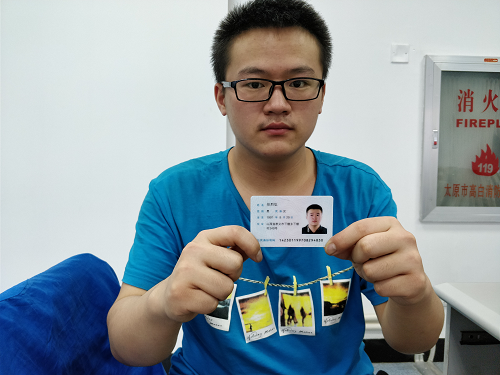
#> input picture face-recognition/dataset/me.png, 500 x 375 px
$ python show_picture_rect.py
#> lines starting #> are read from the running program, lines starting #| are printed output that depends on the picture; after the words box and inside, x2 and y2 are one past the last pixel; in counts of white or black regions, pixels touching at a corner belong together
# opencv import package cv2
import cv2


# 1 read picture
img = cv2.imread('dataset/me.png')
#> img is the input picture: shape (375, 500, 3); mean B, G, R 158.7, 152.8, 140.2

# write rect in picture
cv2.rectangle(img, (100, 100), (200, 250), (0, 0, 255), 2)
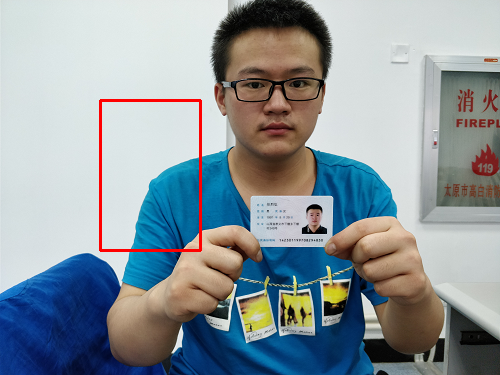
#> img: shape (375, 500, 3); 0.8% of pixels changed, all inside (x1, y1, x2, y2) = (99, 99, 202, 252)
cv2.putText(img, 'me', (100, 98), cv2.FONT_HERSHEY_COMPLEX, 0.5, (255, 0, 0), 1)
#> img: shape (375, 500, 3); 0.04% of pixels changed, all inside (x1, y1, x2, y2) = (101, 91, 126, 99)
# 2 show
cv2.imshow('obama', img)

# 3 wait keyborad
cv2.waitKey(0)


# 4  destory windows
cv2.destroyAllWindows()

$ run again, with face-recognition/dataset/me01.png copied over face-recognition/dataset/me.png
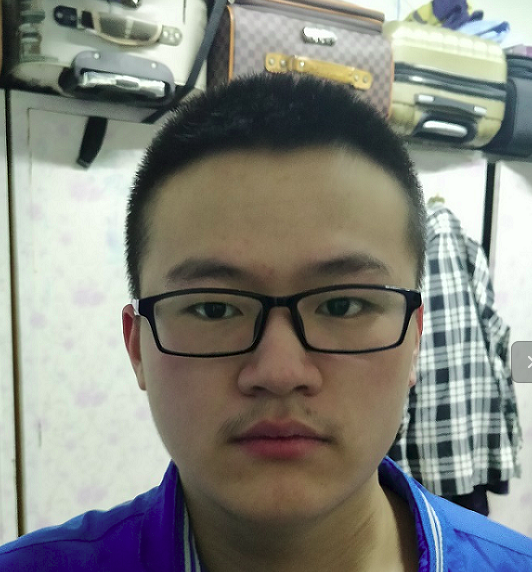
#> input picture face-recognition/dataset/me01.png, 532 x 572 px
#> img is the input picture: shape (572, 532, 3); mean B, G, R 125.7, 132.7, 131.5
#> `cv2.rectangle(img, (100, 100), (200, 250), (0, 0, 255), 2)`:
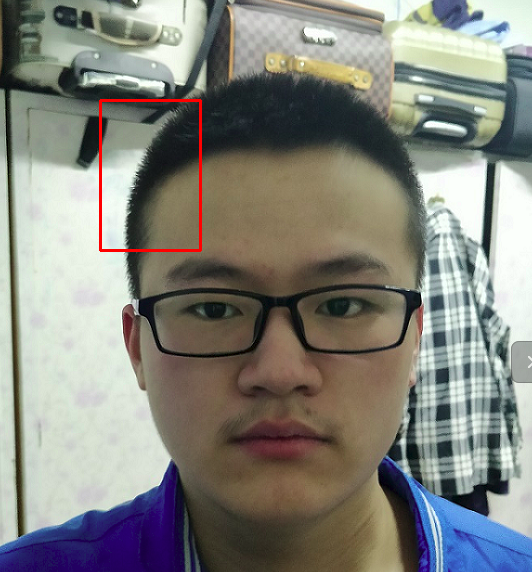
#> img: shape (572, 532, 3); 0.49% of pixels changed, all inside (x1, y1, x2, y2) = (99, 99, 202, 252)

$ run again, with face-recognition/dataset/me2.jpg saved as face-recognition/dataset/me.png
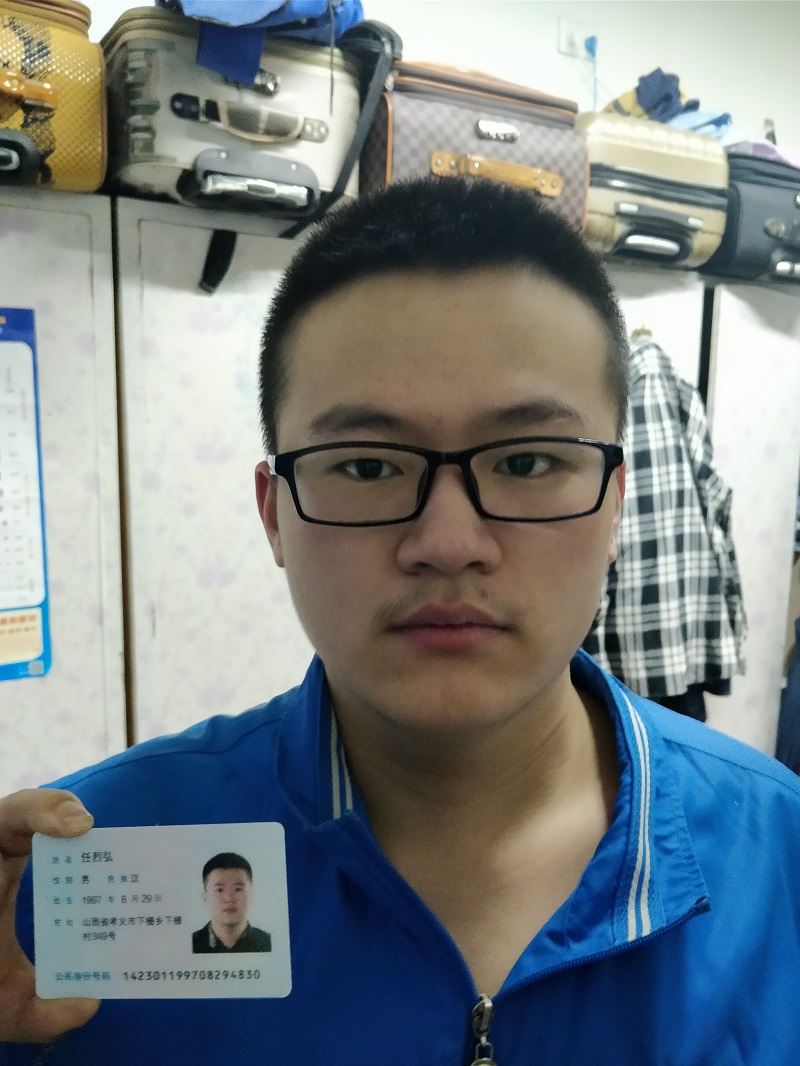
#> input picture face-recognition/dataset/me2.jpg, 800 x 1066 px
#> img is the input picture: shape (1066, 800, 3); mean B, G, R 131.7, 129.1, 120.6
#> `cv2.rectangle(img, (100, 100), (200, 250), (0, 0, 255), 2)`:
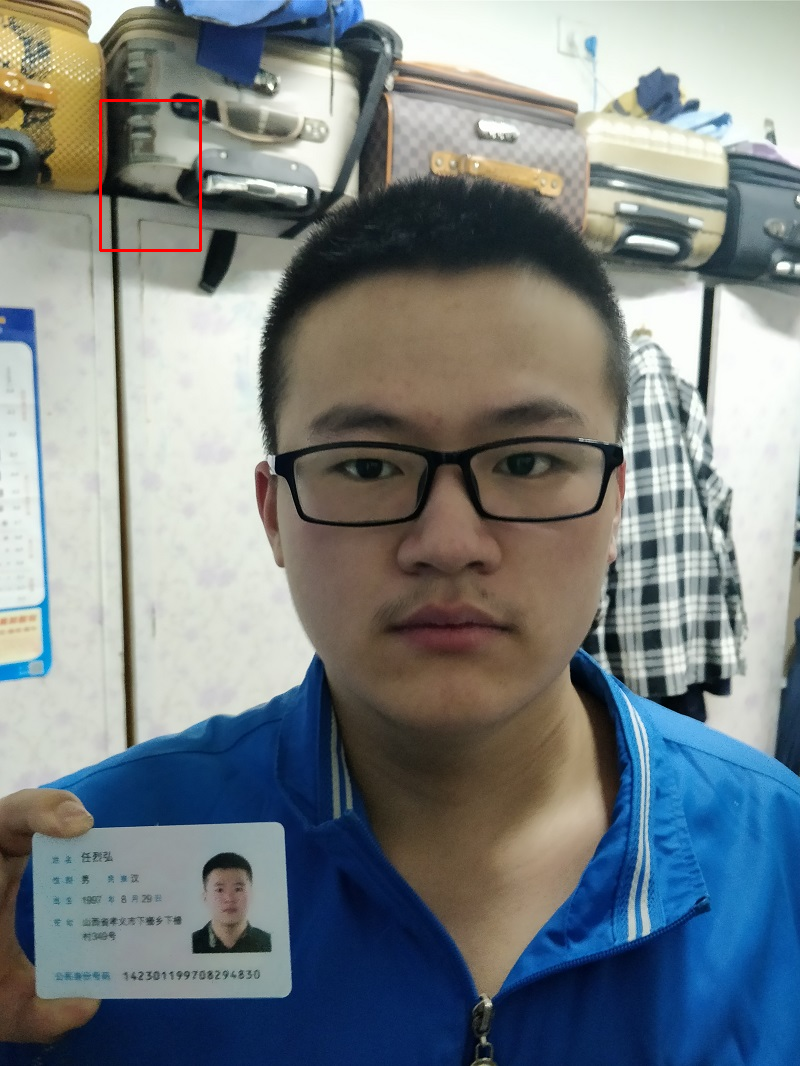
#> img: shape (1066, 800, 3); 0.18% of pixels changed, all inside (x1, y1, x2, y2) = (99, 99, 202, 252)

$ run again, with face-recognition/dataset/me3.jpg saved as face-recognition/dataset/me.png
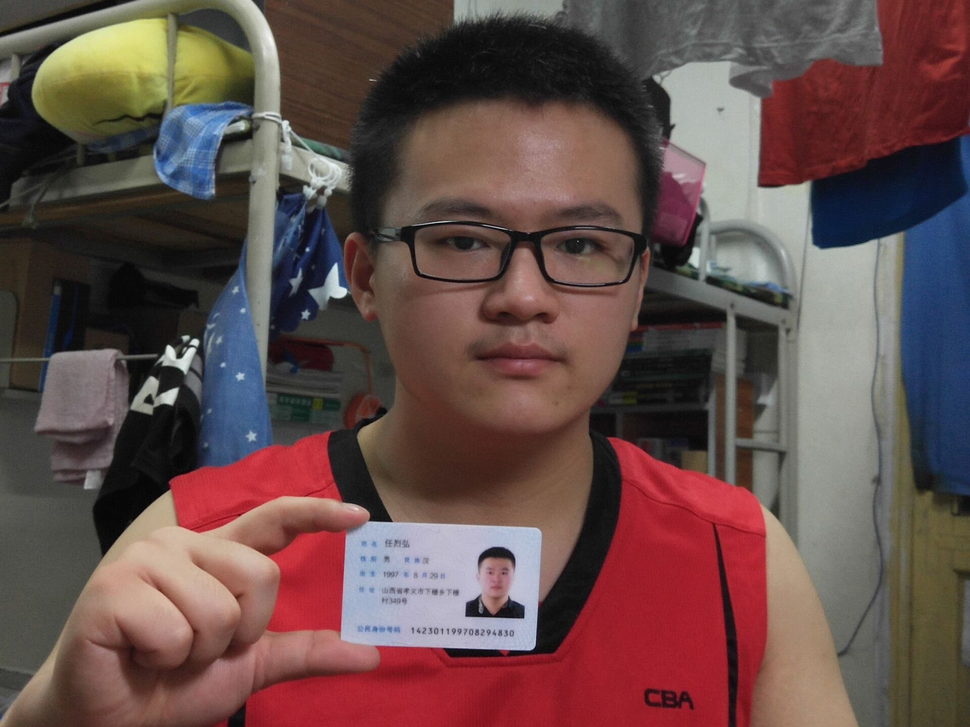
#> input picture face-recognition/dataset/me3.jpg, 970 x 727 px, shrunk from 1920 x 1440 before the run
#> img is the input picture: shape (727, 970, 3); mean B, G, R 74.7, 77.2, 101.5
#> `cv2.rectangle(img, (100, 100), (200, 250), (0, 0, 255), 2)`:
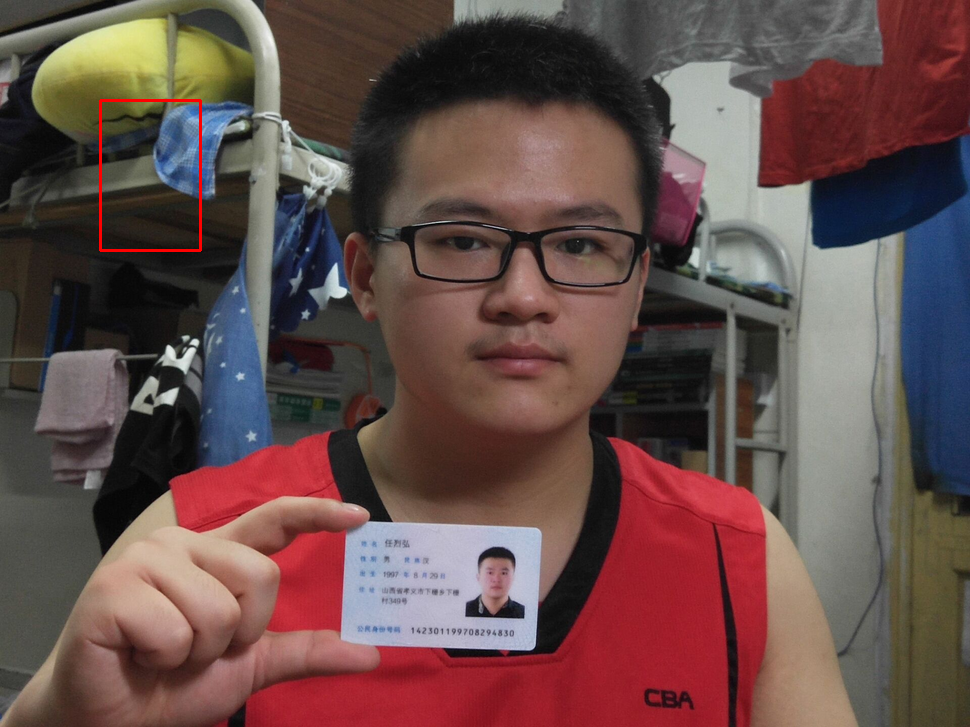
#> img: shape (727, 970, 3); 0.21% of pixels changed, all inside (x1, y1, x2, y2) = (99, 99, 202, 252)
